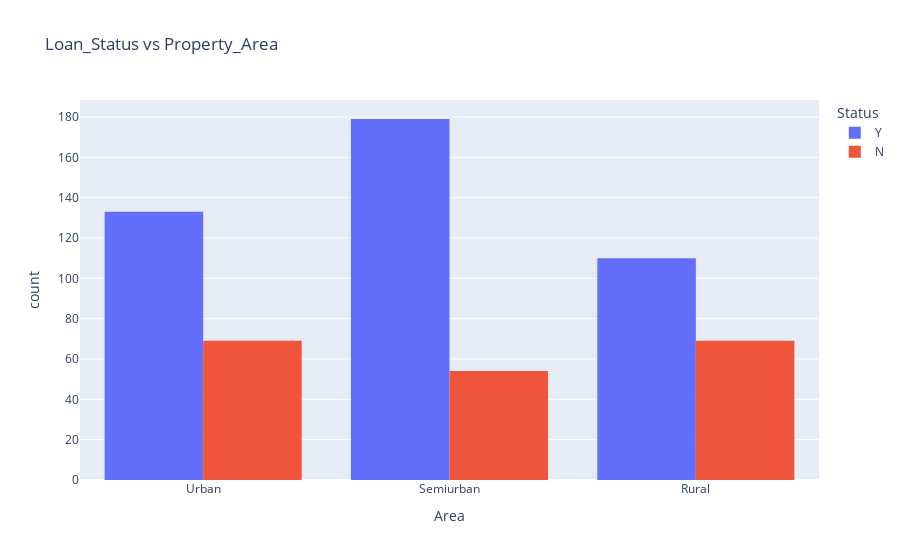

Source (notebook cell):
### Markdown cell above
### Loan_Status vs Property_Area

### Code cell
fig_property_area = px.histogram(df, x='Area', color='Status',
                                 barmode='group',
                                title='Loan_Status vs Property_Area')
fig_property_area.show()

### Figure 1 — Plotly figure (JSON) as saved in the notebook; plotly's stock layout.template omitted (floating-point values rounded to 4 significant figures; data arrays with more than 128 entries replaced by an {"elided": "..."} marker saying what was removed)
{"data": [{"alignmentgroup": "True", "bingroup": "x", "hovertemplate": "Status=Y<br>Area=%{x}<br>count=%{y}<extra></extra>", "legendgroup": "Y", "marker": {"color": "#636efa", "pattern": {"shape": ""}}, "name": "Y", "offsetgroup": "Y", "orientation": "v", "showlegend": true, "type": "histogram", "x": {"elided": "422 str values"}, "xaxis": "x", "yaxis": "y"}, {"alignmentgroup": "True", "bingroup": "x", "hovertemplate": "Status=N<br>Area=%{x}<br>count=%{y}<extra></extra>", "legendgroup": "N", "marker": {"color": "#EF553B", "pattern": {"shape": ""}}, "name": "N", "offsetgroup": "N", "orientation": "v", "showlegend": true, "type": "histogram", "x": {"elided": "192 str values"}, "xaxis": "x", "yaxis": "y"}], "layout": {"barmode": "group", "legend": {"title": {"text": "Status"}, "tracegroupgap": 0}, "title": {"text": "Loan_Status vs Property_Area"}, "xaxis": {"anchor": "y", "domain": [0, 1], "title": {"text": "Area"}}, "yaxis": {"anchor": "x", "domain": [0, 1], "title": {"text": "count"}}}}
